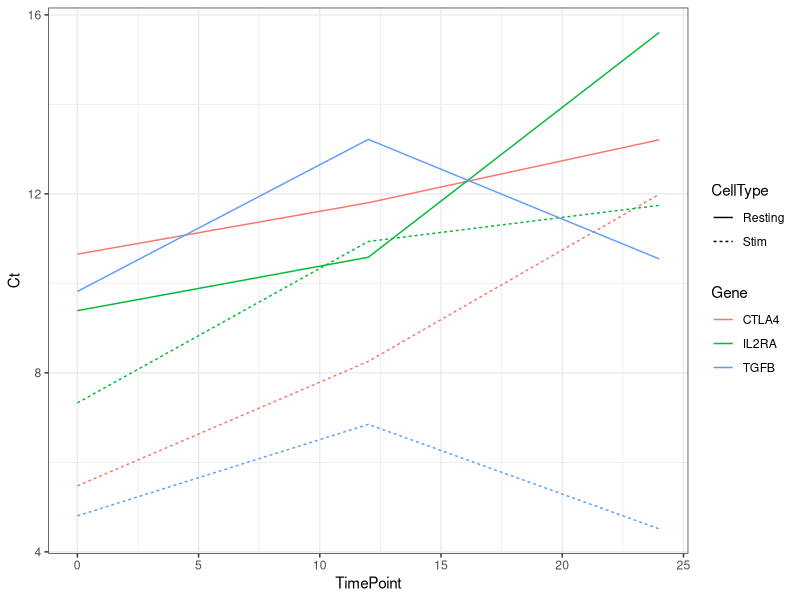
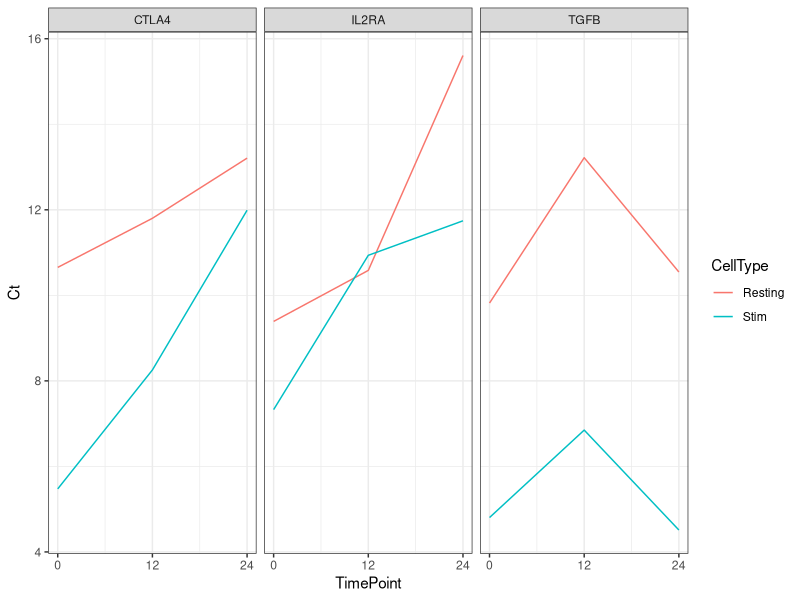

The R script that drew these images, in order:
## ---- chunk 1
library(knitr)
opts_chunk$set(echo = TRUE, include = TRUE, 
               warning = FALSE, message = FALSE, 
               out.width = 800, fig.align = "center",
               results = 'hide')
## ---- chunk 2
library(readr)
library(dplyr)
library(tibble)
## ---- chunk 3
x <- 1:10
x == 5
x !=5
x > 5
x > 5 | x == 2
## ---- chunk 4
data <- read_csv("data/transport.csv")
data
## ---- chunk 5
dim(data)
nrow(data)
ncol(data)
## ---- chunk 6
select(data, gender, name, weight, height, transport)
## ---- chunk 7
select(data, 2:6)
## ---- chunk 8
select(data, -1)
select(data, -row)
## ---- chunk 9
data <- select(data, -row)
## ---- chunk 10
select(data, ends_with("t"))
select(data, contains("eig"))
## ---- chunk 11
filter(data, transport == "car")
filter(data, transport == "car", gender == "female")
## ---- chunk 12
arrange(data, weight)
arrange(data, desc(weight))
arrange(data, transport, height)
## ---- chunk 13
filter(data, transport == "bike")
arrange(filter(data, transport == "bike"), weight)
## ---- chunk 14
data %>% filter(transport == "bike")
## ---- chunk 15
data %>% filter(transport == "bike") %>% arrange(weight)
## ---- chunk 16
data %>% 
  filter(transport == "bike") %>%
  arrange(weight)
## ---- chunk 17
data %>% mutate(height_m = height/100)
## ---- chunk 18
data %>% mutate(height_m = height/100, BMI = weight / height_m^2)
## ---- chunk 19
data %>% mutate(height = height/100)
## ---- chunk 20
data %>% rename(height_cm = height)
## ---- chunk 21
data %>%
  rename(height_cm = height) %>%
  mutate(height_m = height_cm/100,
         BMI = weight / height_m^2) %>%
  filter(BMI > 25)
## ---- chunk 22
data %>% summarise(mean(weight), mean(height))
## ---- chunk 23
data %>% summarise_each(funs(mean, sd), ends_with("ght"))
## ---- chunk 24
data %>%
  group_by(gender) %>%
  summarise_each(funs(mean), ends_with("ght"))
## ---- chunk 25
data %>%
  group_by(gender, transport) %>%
  summarise_each(funs(mean), ends_with("ght"))
## ---- chunk 26
data %>%
  group_by(gender, transport) %>%
  summarise(mn_weight = mean(weight),
            mn_height = mean(height),
            n = n())
## ---- chunk 27
library(reshape2)
## ---- chunk 28
wideData <- read_csv("data/wide.csv")
## ---- chunk 29
melt(wideData, id.vars = c("Name", "Tx"))
## ---- chunk 30
wideData %>%
  melt(id.vars = c("Name", "Tx"),
       variable.name = "Day", 
       value.name = "Change") 
## ---- chunk 31
wideData %>% 
  group_by(Tx) %>%
  summarise_each(funs(mean), starts_with("day"))
## ---- chunk 32
wideData %>%
  melt(id.vars = c("Name", "Tx"),
       variable.name = "Day", 
       value.name = "Change") %>%
  group_by(Tx, Day) %>%
  summarise(mn_change = mean(Change))
## ---- chunk 33
wideMeans <- wideData %>%
  melt(id.vars = c("Name", "Tx"),
       variable.name = "Day", 
       value.name = "Change") %>%
  group_by(Tx, Day) %>%
  summarise(mn_change = mean(Change))
## ---- chunk 34
dcast(wideMeans, Tx~Day)
dcast(wideMeans, Day~Tx)
## ---- chunk 35
pcr <- read_csv("data/PCR.csv")
pcr
## ---- chunk 36
melt(pcr, id.vars = "Gene", variable.name = "CellType", value.name = "Ct")
## ---- chunk 37
library(stringr)
pcr %>%
  melt(id.vars = "Gene",
       variable.name = "CellType", value.name = "Ct") %>%
  mutate(TimePoint = str_extract(CellType, "(0hr|12hr|24hr)"),
         CellType = str_replace(CellType, "_(0hr|12hr|24hr)", "")) 
## ---- chunk 38
pcr_long <- pcr %>%
  melt(id.vars = "Gene",
       variable.name = "CellType", value.name = "Ct") %>%
  mutate(TimePoint = str_extract(CellType, "(0hr|12hr|24hr)"),
         CellType = str_replace(CellType, "_(0hr|12hr|24hr)", "")) 
## ---- chunk 39
pcr %>%
  melt(id.vars = "Gene", 
       variable.name = "CellType", value.name = "Ct") %>%
  mutate(TimePoint = str_extract(CellType, "(0hr|12hr|24hr)"),
         CellType = str_replace(CellType, "_(0hr|12hr|24hr)", "")) %>%
  dcast(Gene + CellType ~ TimePoint, value.var = "Ct")
## ---- chunk 40
library(ggplot2)
## ---- chunk 41
pcr_long %>%
  mutate(TimePoint = str_replace(TimePoint, "hr", ""),
         TimePoint = as.numeric(TimePoint)) %>%
  ggplot(aes(x = TimePoint, y = Ct)) +
  geom_line(aes(colour = Gene, linetype = CellType)) +
  theme_bw()
## ---- chunk 42
pcr_long %>%
  mutate(TimePoint = str_replace(TimePoint, "hr", ""),
         TimePoint = as.numeric(TimePoint)) %>%
  ggplot(aes(x = TimePoint, y = Ct)) +
  geom_line(aes(colour = CellType)) +
  facet_wrap(~Gene) +
  theme_bw() +
  scale_x_continuous(breaks = c(0, 12, 24))
